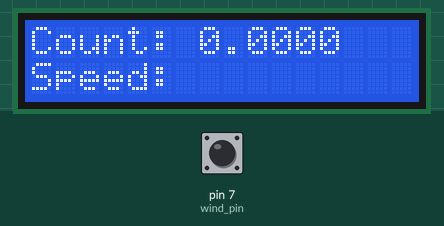
A sketch run on a simulated Arduino Uno, built with avr-gcc and run on an emulated ATmega328P. Shown: 16×2 character LCD. The inputs (shaded band) are chosen by the test bench; at power-on: pin 7 (wind_pin) HIGH.

Above: at 1.2 s.
1.3 s: pin 7 (wind_pin) pulled LOW for 0.15 s
At 2.2 s:
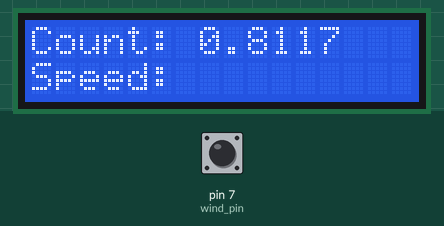
2.9 s: pin 7 (wind_pin) pulled LOW for 1 s
At 3.4 s:
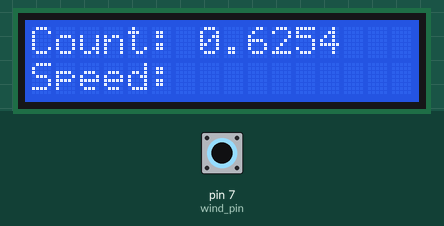
5.4 s: pin 7 (wind_pin) pulled LOW for 0.15 s
At 6.5 s:
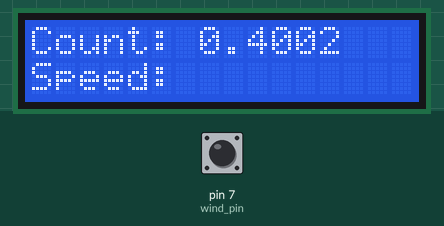
Timing chart, 0 to 8.4 s (numbered marks = the images above; inputs shaded):
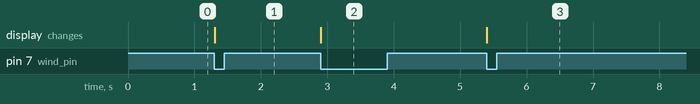

The sketch:

wind_tester.ino
```cpp
#include <LiquidCrystal.h>

#define wind_pin 7

//-------------------------------------------------
const float radius = 63.7 / 1000.0;
const float scaler = 2.5;
#define INTERVAL 30 //multiple of 4 seconds
//-------------------------------------------------

//Wind speed
boolean wind_flag = true, wind_temp;

//Rain guage
volatile int rain_counter;
boolean rain_flag = true, rain_temp;

volatile uint32_t timer_counter = 0;
volatile uint32_t wind_speed_counter1 = 0, wind_speed_counter2 = 0;

double wind_speed1 = 0.0, wind_speed2 = 0.0;

bool tflag = false;

int avg_counter;

volatile int timer = 0;

LiquidCrystal lcd(12, 11, 5, 4, 3, 2);

void setup() {
  pinMode(wind_pin, INPUT);
  digitalWrite(wind_pin, HIGH);

  Serial.begin(9600);

  lcd.begin(16, 2);
  lcd.clear();
  lcd.setCursor(0, 0);
  lcd.println("Count: ");
  lcd.setCursor(0, 1);
  lcd.println("Speed: ");


  //Interrupt initialization
  noInterrupts();//stop interrupts
  TCCR1A = 0; TCCR1B = 0; TCNT1  = 0; OCR1A = 62500; TCCR1B |= (1 << WGM12); TCCR1B |= 5;
  TCCR1B &= 253; TIMSK1 |= (1 << OCIE1A); TCCR2A = 0; TCCR2B = 0; TCNT2  = 0;
  OCR2A = 249; TCCR2A |= (1 << WGM21); TCCR2B |= (1 << CS21); TIMSK2 |= (1 << OCIE2A);
  #if serial_output == true
  Serial.println("\nSeconds till next upload:");
  #endif
  interrupts();//Timer1: 0.25hz, Timer2: 8Khz
}

void loop() {
  float temp_ws2;
  if(tflag) {
    tflag = false;
    temp_ws2 = wind_speed_counter2 * radius * 6.2831 / 4.0 * scaler;
    wind_speed_counter2 = 0;

    wind_speed2 = (wind_speed2 * float(avg_counter) + temp_ws2) / (float(avg_counter) + 1.0);
    avg_counter++;
  }
  if(timer == INTERVAL) {
    timer = 0;
    avg_counter = 0;
    lcd.setCursor(7, 1);
    lcd.print(wind_speed2, 4);
  }
  lcd.setCursor(7, 0);
  lcd.print(wind_speed1, 4);
}

ISR(TIMER1_COMPA_vect){ //Interrupt gets called every 4 seconds
  timer++;
}

ISR(TIMER2_COMPA_vect) {
  timer_counter++;
  tflag = true;
  wind_temp = digitalRead(wind_pin);
  if(wind_temp == 0 && wind_flag == true) {
    if(timer_counter) wind_speed1 = 8000.0 / float(timer_counter) * radius * 6.2831 * scaler;
    timer_counter = 0;
    wind_speed_counter1++;
    wind_speed_counter2++;
    wind_flag = false;
  }
  else if(wind_temp == 1) {
    wind_flag = true;
  }
}
```

Measured:
- after the input at 1.3 s, the display: changes at once (image 1)
- after the input at 2.9 s, the display: changes at once (image 2)
- after the input at 5.4 s, the display: changes at once (image 3)
